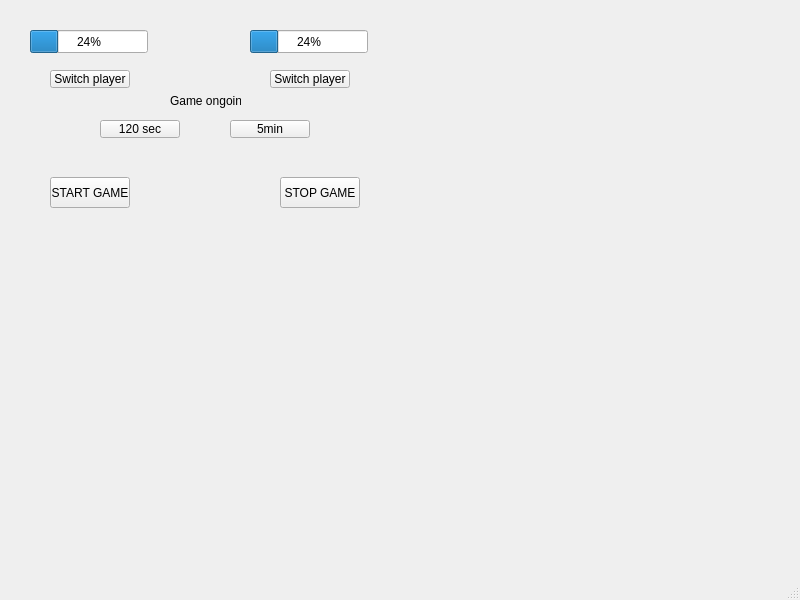
<?xml version="1.0" encoding="UTF-8"?>
<ui version="4.0">
 <class>MainWindow</class>
 <widget class="QMainWindow" name="MainWindow">
  <property name="geometry">
   <rect>
    <x>0</x>
    <y>0</y>
    <width>800</width>
    <height>600</height>
   </rect>
  </property>
  <property name="windowTitle">
   <string>MainWindow</string>
  </property>
  <widget class="QWidget" name="centralwidget">
   <widget class="QLabel" name="label">
    <property name="geometry">
     <rect>
      <x>170</x>
      <y>90</y>
      <width>71</width>
      <height>21</height>
     </rect>
    </property>
    <property name="text">
     <string>Game ongoing</string>
    </property>
   </widget>
   <widget class="QProgressBar" name="progressBar">
    <property name="geometry">
     <rect>
      <x>30</x>
      <y>30</y>
      <width>118</width>
      <height>23</height>
     </rect>
    </property>
    <property name="value">
     <number>24</number>
    </property>
   </widget>
   <widget class="QProgressBar" name="progressBar_2">
    <property name="geometry">
     <rect>
      <x>250</x>
      <y>30</y>
      <width>118</width>
      <height>23</height>
     </rect>
    </property>
    <property name="value">
     <number>24</number>
    </property>
   </widget>
   <widget class="QPushButton" name="player1">
    <property name="geometry">
     <rect>
      <x>50</x>
      <y>70</y>
      <width>80</width>
      <height>18</height>
     </rect>
    </property>
    <property name="text">
     <string>Switch player</string>
    </property>
   </widget>
   <widget class="QPushButton" name="player2">
    <property name="geometry">
     <rect>
      <x>270</x>
      <y>70</y>
      <width>80</width>
      <height>18</height>
     </rect>
    </property>
    <property name="text">
     <string>Switch player</string>
    </property>
   </widget>
   <widget class="QPushButton" name="sec">
    <property name="geometry">
     <rect>
      <x>100</x>
      <y>120</y>
      <width>80</width>
      <height>18</height>
     </rect>
    </property>
    <property name="text">
     <string>120 sec</string>
    </property>
   </widget>
   <widget class="QPushButton" name="min">
    <property name="geometry">
     <rect>
      <x>230</x>
      <y>120</y>
      <width>80</width>
      <height>18</height>
     </rect>
    </property>
    <property name="text">
     <string>5min</string>
    </property>
   </widget>
   <widget class="QPushButton" name="start">
    <property name="geometry">
     <rect>
      <x>50</x>
      <y>177</y>
      <width>80</width>
      <height>31</height>
     </rect>
    </property>
    <property name="text">
     <string>START GAME</string>
    </property>
   </widget>
   <widget class="QPushButton" name="stop">
    <property name="geometry">
     <rect>
      <x>280</x>
      <y>177</y>
      <width>80</width>
      <height>31</height>
     </rect>
    </property>
    <property name="text">
     <string>STOP GAME</string>
    </property>
   </widget>
  </widget>
  <widget class="QMenuBar" name="menubar">
   <property name="geometry">
    <rect>
     <x>0</x>
     <y>0</y>
     <width>800</width>
     <height>17</height>
    </rect>
   </property>
  </widget>
  <widget class="QStatusBar" name="statusbar"/>
 </widget>
 <resources/>
 <connections/>
</ui>
